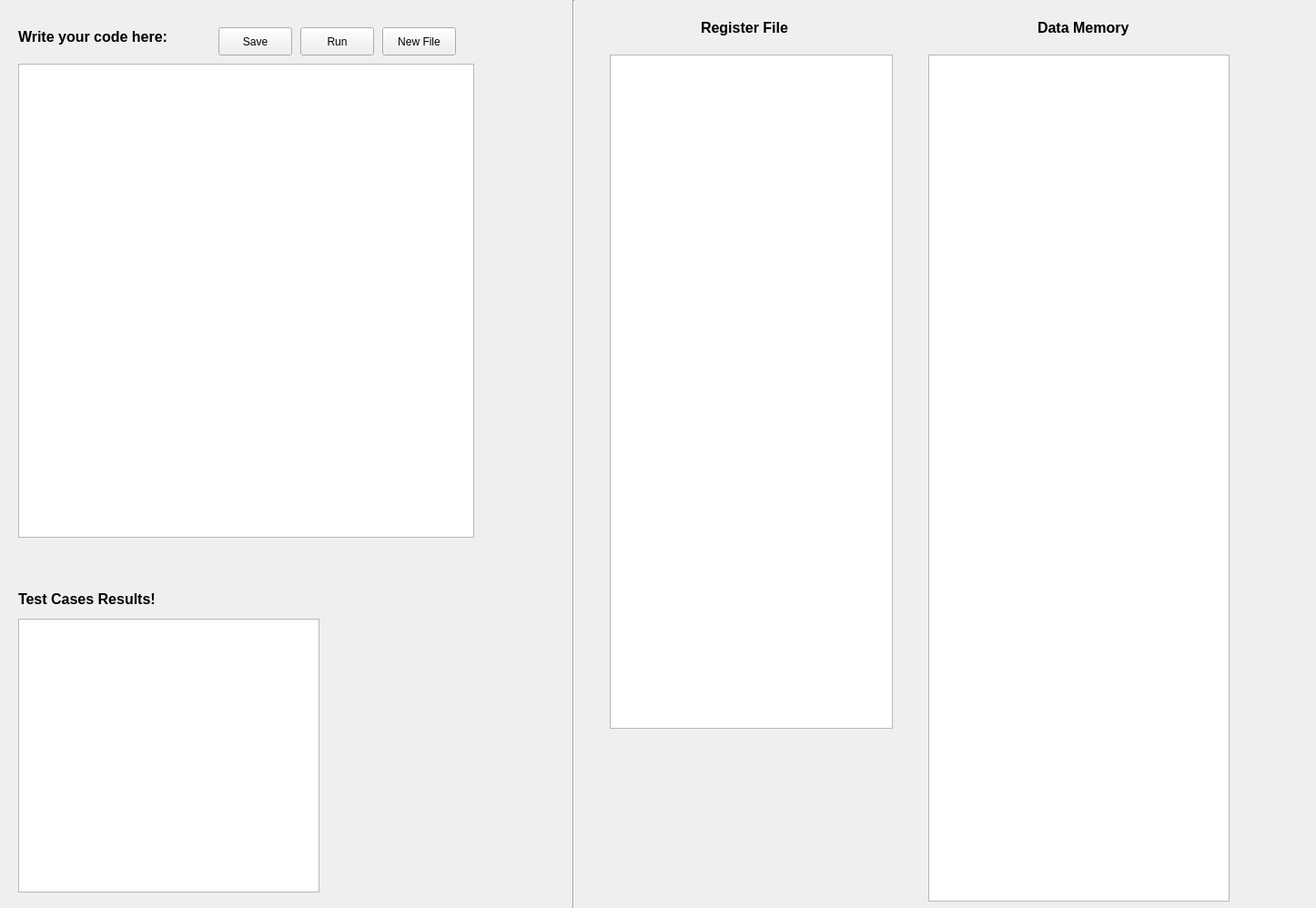
<?xml version="1.0" encoding="UTF-8"?>
<ui version="4.0">
 <class>simulator</class>
 <widget class="QWidget" name="simulator">
  <property name="geometry">
   <rect>
    <x>0</x>
    <y>0</y>
    <width>1446</width>
    <height>998</height>
   </rect>
  </property>
  <property name="windowTitle">
   <string>simulator</string>
  </property>
  <widget class="QLabel" name="label">
   <property name="geometry">
    <rect>
     <x>20</x>
     <y>30</y>
     <width>191</width>
     <height>21</height>
    </rect>
   </property>
   <property name="font">
    <font>
     <pointsize>12</pointsize>
     <weight>75</weight>
     <bold>true</bold>
    </font>
   </property>
   <property name="text">
    <string>Write your code here:</string>
   </property>
  </widget>
  <widget class="QPlainTextEdit" name="code_textedit">
   <property name="geometry">
    <rect>
     <x>20</x>
     <y>70</y>
     <width>501</width>
     <height>521</height>
    </rect>
   </property>
   <property name="font">
    <font>
     <family>Arial</family>
     <pointsize>12</pointsize>
    </font>
   </property>
  </widget>
  <widget class="QPushButton" name="save">
   <property name="geometry">
    <rect>
     <x>240</x>
     <y>30</y>
     <width>81</width>
     <height>31</height>
    </rect>
   </property>
   <property name="text">
    <string>Save</string>
   </property>
  </widget>
  <widget class="QPushButton" name="run">
   <property name="geometry">
    <rect>
     <x>330</x>
     <y>30</y>
     <width>81</width>
     <height>31</height>
    </rect>
   </property>
   <property name="text">
    <string>Run</string>
   </property>
  </widget>
  <widget class="QLabel" name="label_2">
   <property name="geometry">
    <rect>
     <x>770</x>
     <y>20</y>
     <width>121</width>
     <height>21</height>
    </rect>
   </property>
   <property name="font">
    <font>
     <pointsize>12</pointsize>
     <weight>75</weight>
     <bold>true</bold>
    </font>
   </property>
   <property name="text">
    <string>Register File </string>
   </property>
  </widget>
  <widget class="Line" name="line">
   <property name="geometry">
    <rect>
     <x>620</x>
     <y>0</y>
     <width>20</width>
     <height>1001</height>
    </rect>
   </property>
   <property name="orientation">
    <enum>Qt::Vertical</enum>
   </property>
  </widget>
  <widget class="QLabel" name="label_3">
   <property name="geometry">
    <rect>
     <x>1140</x>
     <y>20</y>
     <width>121</width>
     <height>21</height>
    </rect>
   </property>
   <property name="font">
    <font>
     <pointsize>12</pointsize>
     <weight>75</weight>
     <bold>true</bold>
    </font>
   </property>
   <property name="text">
    <string>Data Memory</string>
   </property>
  </widget>
  <widget class="QPlainTextEdit" name="data_memory">
   <property name="geometry">
    <rect>
     <x>1020</x>
     <y>60</y>
     <width>331</width>
     <height>931</height>
    </rect>
   </property>
   <property name="font">
    <font>
     <pointsize>11</pointsize>
    </font>
   </property>
  </widget>
  <widget class="QTextBrowser" name="reg_file">
   <property name="geometry">
    <rect>
     <x>670</x>
     <y>60</y>
     <width>311</width>
     <height>741</height>
    </rect>
   </property>
   <property name="font">
    <font>
     <pointsize>11</pointsize>
    </font>
   </property>
  </widget>
  <widget class="QTextBrowser" name="testcase">
   <property name="geometry">
    <rect>
     <x>20</x>
     <y>680</y>
     <width>331</width>
     <height>301</height>
    </rect>
   </property>
  </widget>
  <widget class="QLabel" name="label_4">
   <property name="geometry">
    <rect>
     <x>20</x>
     <y>650</y>
     <width>171</width>
     <height>16</height>
    </rect>
   </property>
   <property name="font">
    <font>
     <pointsize>12</pointsize>
     <weight>75</weight>
     <bold>true</bold>
    </font>
   </property>
   <property name="text">
    <string>Test Cases Results!</string>
   </property>
  </widget>
  <widget class="QPushButton" name="newfile">
   <property name="geometry">
    <rect>
     <x>420</x>
     <y>30</y>
     <width>81</width>
     <height>31</height>
    </rect>
   </property>
   <property name="text">
    <string>New File</string>
   </property>
  </widget>
 </widget>
 <layoutdefault spacing="6" margin="11"/>
 <resources/>
 <connections/>
</ui>
